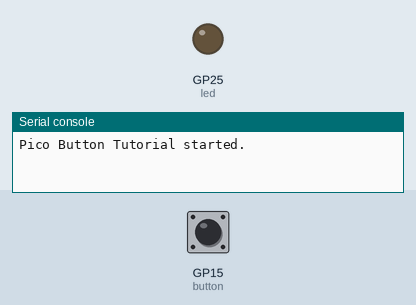
Recording of a program running on a simulated Raspberry Pi Pico running MicroPython. Parts: output pins drawn as LEDs (lit = HIGH), the last lines printed to the serial console. The inputs (shaded band) are chosen by the test bench; at power-on: GP15 (button) HIGH.

Above: at 1.2 s.
1.3 s: GP15 (button) pulled LOW for 0.15 s
At 1.4 s:
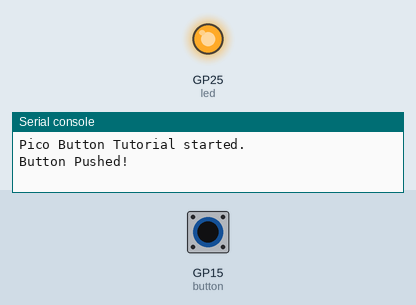
3.0 s: GP15 (button) pulled LOW for 3.2 s
At 6.7 s:
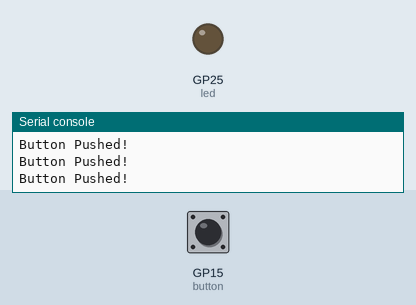
Timing chart, 0 to 8.2 s (numbered marks = the images above; inputs shaded):
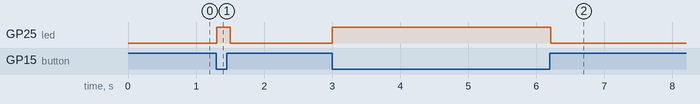

Measured:
- after the input at 1.3 s, GP25 (led): LOW → HIGH at once, → LOW 0.20 s later
- after the input at 3.0 s, GP25 (led): LOW → HIGH at once, → LOW 3.2 s later

The program:

button.py
```python
from machine import Pin
import time

# Pin GP15 cho nút nhấn trên RP2040 Pico
button = Pin(15, Pin.IN, Pin.PULL_UP)
led = Pin(25, Pin.OUT)

print("Pico Button Tutorial started.")
while True:
    if button.value() == 0:  # Nút được nhấn (Low)
        led.value(1)
        print("Button Pushed!")
    else:
        led.value(0)
    time.sleep(0.1)
```
